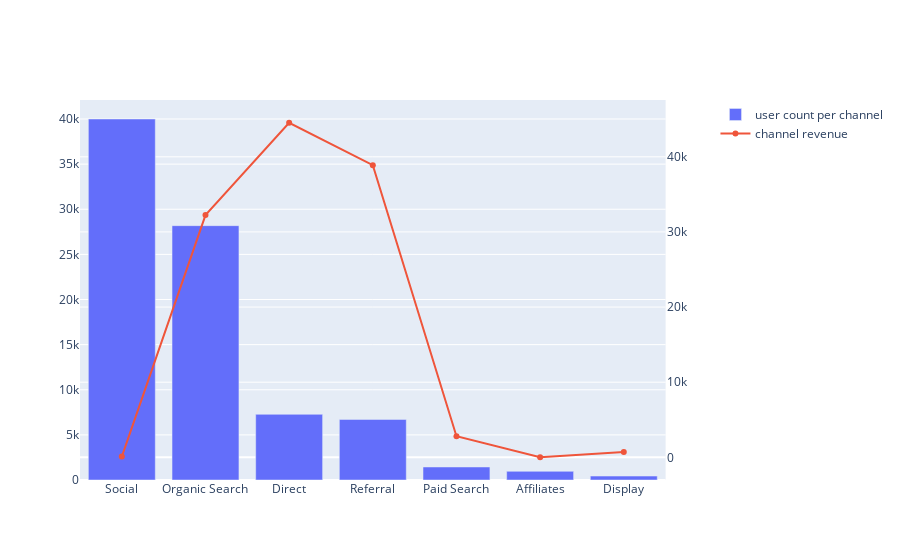

Notebook code for this chart:
### Code cell
fig = make_subplots(specs=[[{'secondary_y': True}]])
fig.add_trace(
    go.Bar(
      x=df['channel_grouping'],
      y=df['ch_user_cnt'],
      name='user count per channel'
    ),
    # secondary_y=False
)
fig.add_trace(
    go.Scatter(
      x=df['channel_grouping'],
      y=df['ch_revenue'],
      name='channel revenue'
    ),
    secondary_y=True
)
fig.show()

### Figure 1 — Plotly figure (JSON) as saved in the notebook; plotly's stock layout.template omitted (floating-point values rounded to 4 significant figures)
{"data": [{"name": "user count per channel", "type": "bar", "x": ["Social", "Organic Search", "Direct", "Referral", "Paid Search", "Affiliates", "Display"], "y": [40001, 28181, 7278, 6712, 1442, 961, 435]}, {"name": "channel revenue", "type": "scatter", "x": ["Social", "Organic Search", "Direct", "Referral", "Paid Search", "Affiliates", "Display"], "xaxis": "x", "y": [94.9, 32240.0, 44530.0, 38890.0, 2812.0, 9.99, 693.8], "yaxis": "y2"}], "layout": {"xaxis": {"anchor": "y", "domain": [0, 0.94]}, "yaxis": {"anchor": "x", "domain": [0, 1]}, "yaxis2": {"anchor": "x", "overlaying": "y", "side": "right"}}}
